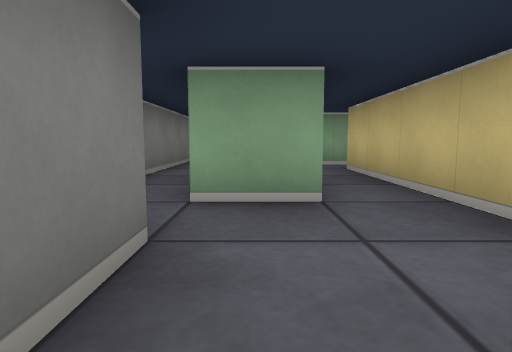
View 1 (above)

14 first-person views from a walk through a cub3D level. The camera is about half as high as the walls, tilts 6° down and sees 75° across. The floor is counted in squares. Each view is taken from the middle of a square. On the plan, view 1 faces up. The plan holds only what a view shows up to about 9 squares ahead; the rest is blank.

View 2
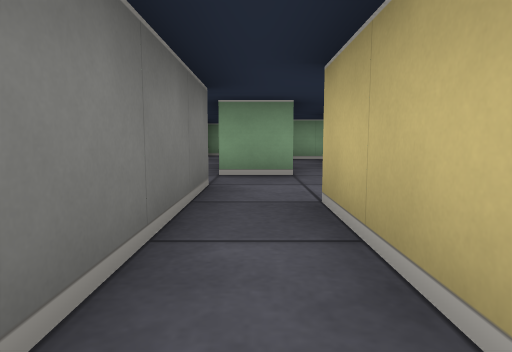

View 3
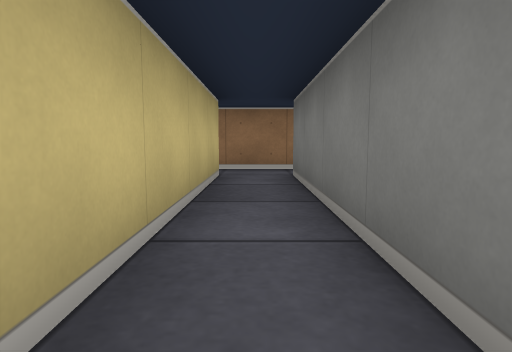

View 4
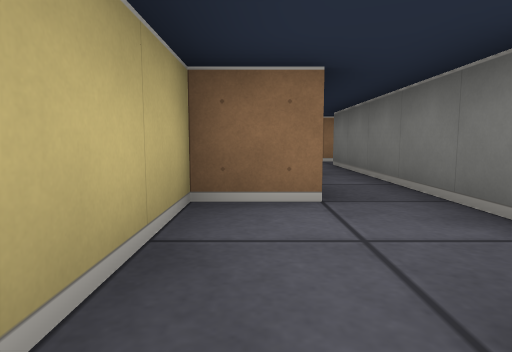

View 5
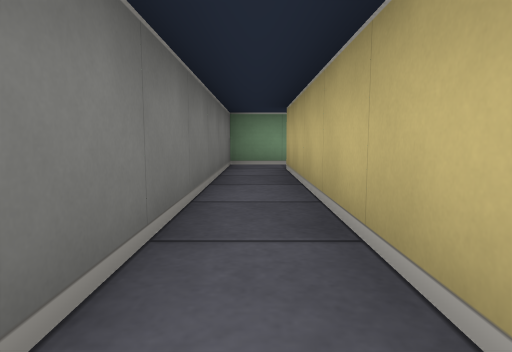

View 6
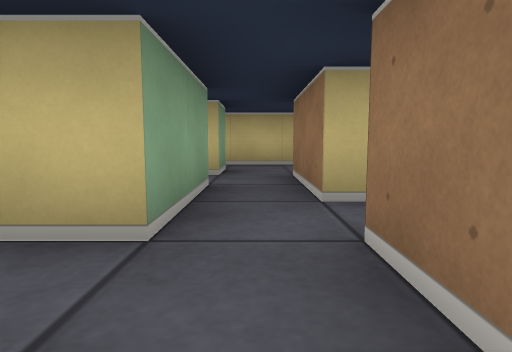

View 7
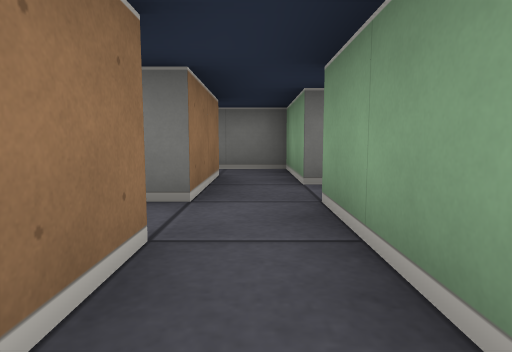

View 8
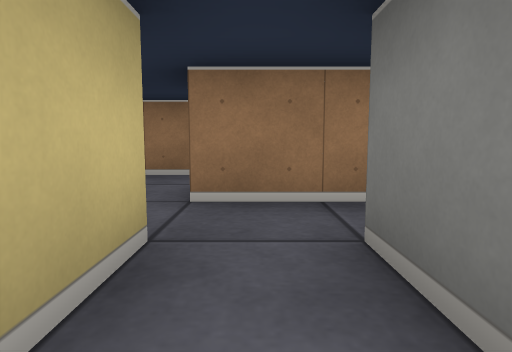

View 9
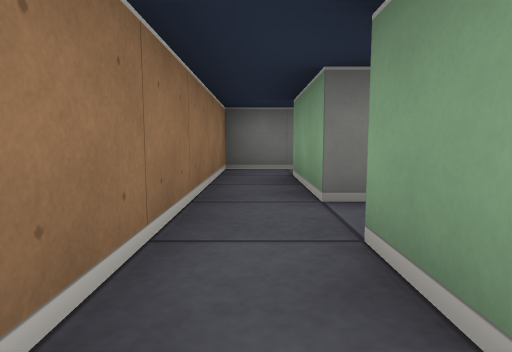

View 10
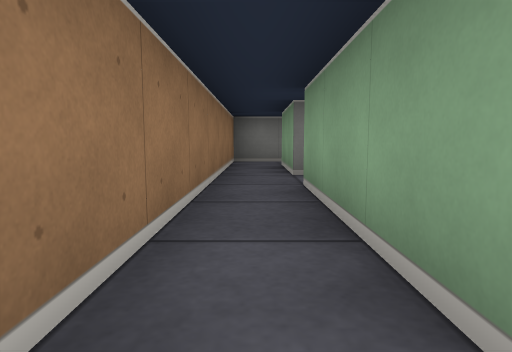

View 11
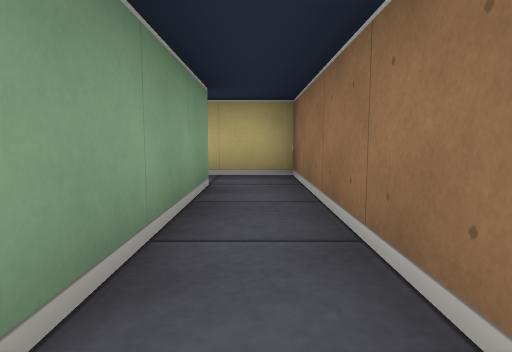

View 12
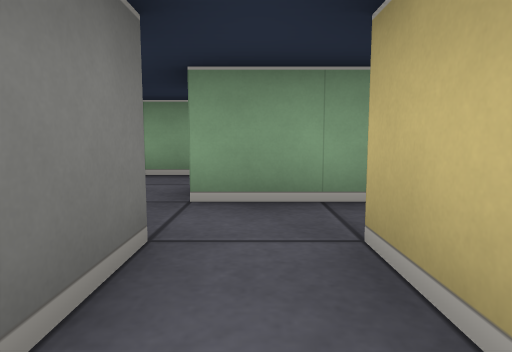

View 13
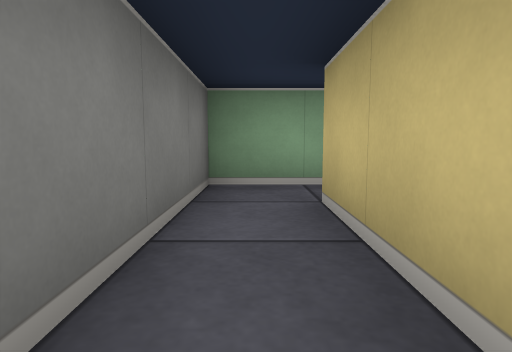

View 14
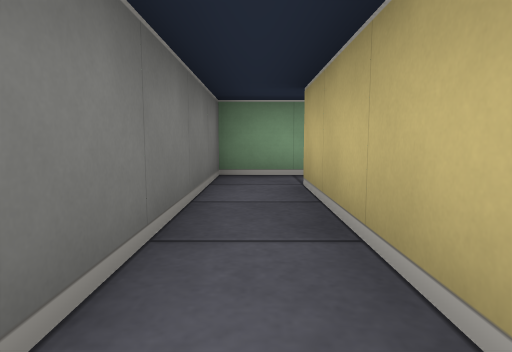

### Floor plan
Ten units are one square. View 1 is at (0, 0); x grows to the right and y downward. Boxes are objects, and circles mark ways between rooms. Rooms are numbered by the first view taken in them; rooms with no view inside come last. Other rooms are left out.
<svg viewBox="-70 -80 120 130">
<path fill="none" stroke="#000" d="M35 35 5 35 5 -5M-5 45 45 45 45 32M-5 -5 -5 35M19 -65 5 -65 5 -25 -5 -25M-5 -15 -5 -5M5 -5 15 -5 15 -55M-15 -75 -15 -25M-5 -25 -5 -75M-15 -15 -5 -15M-55 -15 -45 -15M-45 -25 -65 -25 -65 -14M-39 -45 -45 -45M-31 5 -25 5M-25 -5 -25 -15M-35 -15 -35 -5M-5 35 -25 35M-35 34 -35 45 -5 45M-25 -15 -15 -15M-45 -15 -35 -15M-15 -25 -35 -25 -35 -35M-45 -35 -45 -25"/>
<circle cx="0" cy="0" r="3" fill="#2a7"/>
<circle cx="-15" cy="40" r="3" fill="#2a7"/>
<circle cx="0" cy="-20" r="3" fill="#2a7"/>
<circle cx="-20" cy="-20" r="3" fill="#2a7"/>
<circle cx="-50" cy="-20" r="3" fill="#2a7"/>
<circle cx="-40" cy="-30" r="3" fill="#2a7"/>
<circle cx="-30" cy="-10" r="3" fill="#2a7"/>
<text x="20" y="40">1</text>
<text x="10" y="-40">2</text>
<text x="-10" y="-50">3</text>
<text x="-60" y="0">4</text>
<text x="-40" y="-40">5</text>
<text x="-30" y="0">6</text>
<text x="-20" y="40">7</text>
<text x="-30" y="-20">8</text>
</svg>
Room 1 opens to room 2. Room 1 opens to room 7. Room 2 opens to room 3. Room 3 opens to room 8. Room 4 opens to room 8. Room 5 opens to room 8. Room 6 opens to room 8.

Where each view was taken, in squares from view 1:
view 1: 0 up, 0 right, facing up
view 2: 2 down, 0 right, facing up
view 3: 1 up, 0 right, facing down
view 4: 3 up, 1 right, facing down
view 5: 2 up, 1 left, facing up
view 6: 2 up, 5 left, facing right
view 7: 2 up, 1 left, facing left
view 8: 4 up, 4 left, facing down
view 9: 4 down, 2 right, facing left
view 10: 4 down, 4 right, facing left
view 11: 4 down, 0 right, facing right
view 12: 0 up, 3 left, facing up
view 13: 5 up, 1 left, facing up
view 14: 2 up, 1 right, facing up
